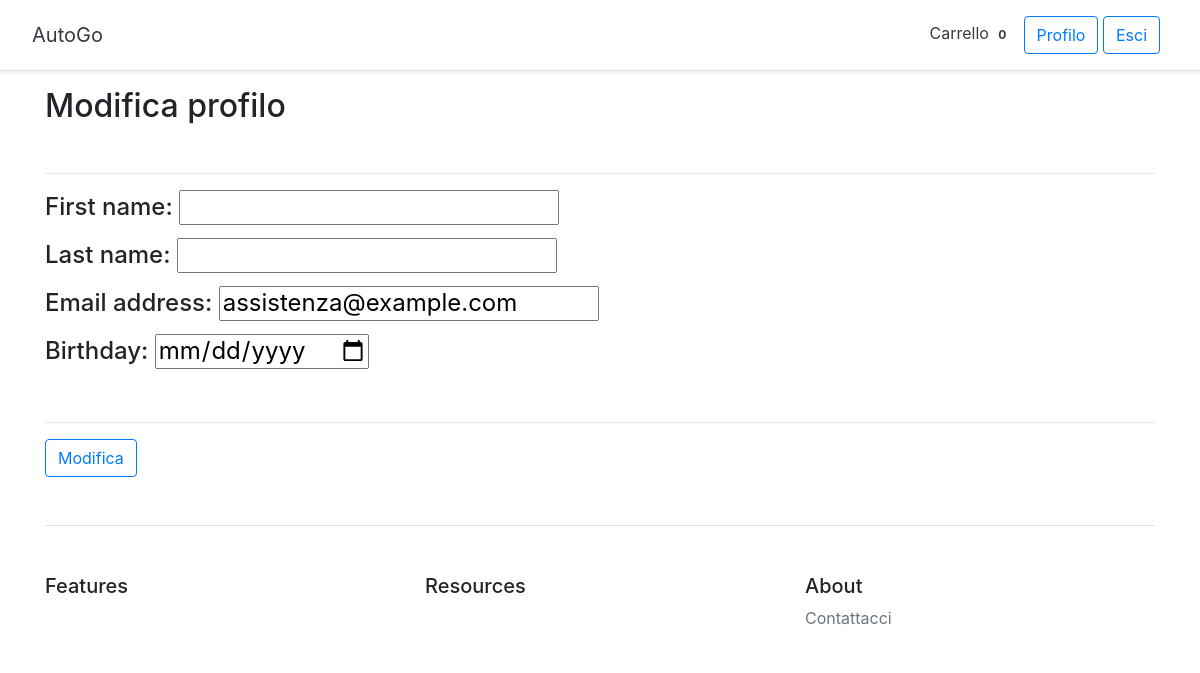
/accounts/modifica/ (signed in), run on an earlier commit of the app's database.
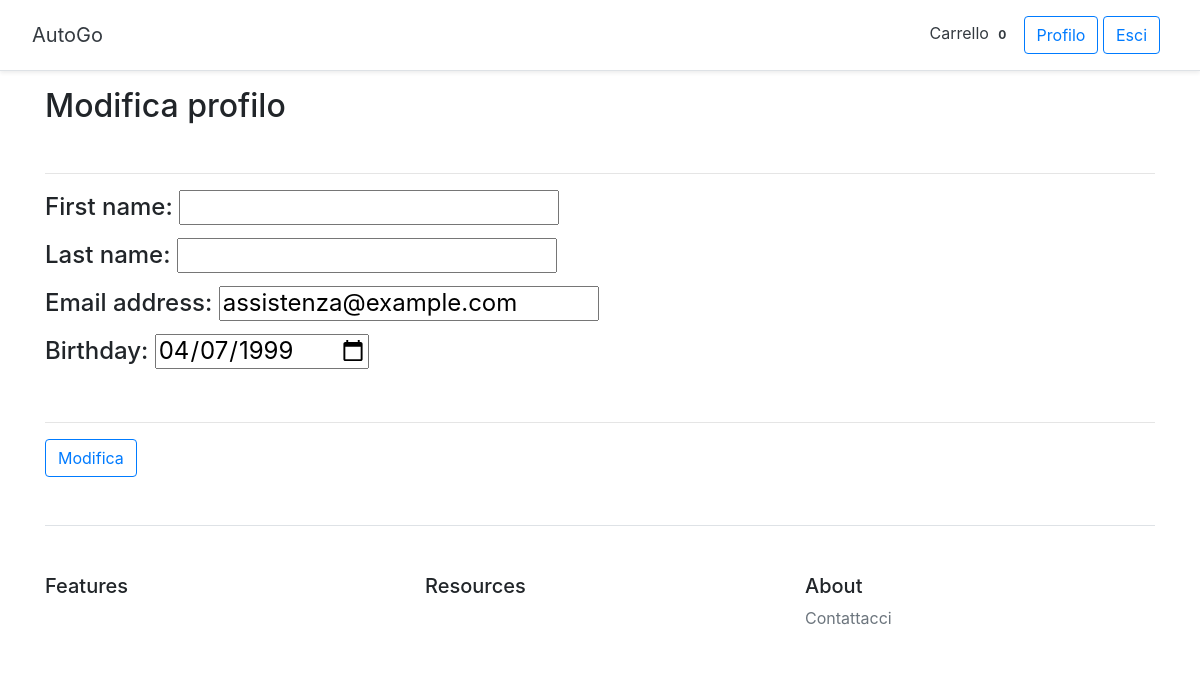
And on a later commit of the database.
### accounts/models.py (models this page shows, shortened)
class Profile(models.Model):
    user = models.OneToOneField(settings.AUTH_USER_MODEL, on_delete=models.CASCADE)
    birthday = models.DateField(blank=True, null=True)

### accounts/views.py (the view)
# urls.py: path('modifica/', views.Modifica, name='modifica'),
@login_required
def Modifica(request):
    if request.method == 'POST':
        user_form = UserModificaForm(instance=request.user, data=request.POST)
        profile_form = ProfileModificaForm(instance=request.user.profile, data=request.POST)
        if user_form.is_valid() and profile_form.is_valid():
            user_form.save()
            profile_form.save()
            messages.success(request, ' hai modificato il tuo profilo con successo')
            return render(request, 'accounts/profile.html')
        else:
            messages.error(request, ' i dati non sono validi')
    else:
        user_form = UserModificaForm(instance=request.user)
        profile_form = ProfileModificaForm(instance=request.user.profile)
    return render(request, 'accounts/modifica.html', {'user_form': user_form, 'profile_form': profile_form})

### accounts/forms.py (shortened to what this page needs)
class UserModificaForm(forms.ModelForm):
    class Meta:
        model = User
        fields = ('first_name', 'last_name', 'email')

class ProfileModificaForm(forms.ModelForm):
    class Meta:
        model = Profile
        widgets = {'birthday': DateInput()}
        fields = ('birthday',)

### carrello/context_processor.py (called while the page is built)
def cart_total_amount(request):
    if request.user.is_authenticated:
        cart = Cart(request)
        total_bill = 0.0
        for key, value in request.session['cart'].items():
            total_bill = total_bill + (float(value['price']) * value['quantity'])
        return {'cart_total_amount': total_bill}
    else:
        return {'cart_total_amount': 0}

### accounts/templates/accounts/modifica.html (shortened to what this page needs)
{% extends "homepage/base.html" %}
{% block content %}
    <h2>Modifica profilo</h2>
    <br>
    <hr>
    <form method="post">
        {% for field in user_form %}
            <h4>
                {{ field.label_tag }}
                {{ field }}
            </h4>
        {% endfor %}
        {% for field in profile_form %}
            <h4>
                {{ field.label_tag }}
                {{ field }}
            </h4>
        {% endfor %}
        <br>
        <hr>
        <input class="btn btn-outline-primary" type="submit" value="Modifica">
    </form>
{% endblock %}

What changed in the data, as far as the page shows it:
changed Profile: birthday (not shown) → "04/07/1999"
